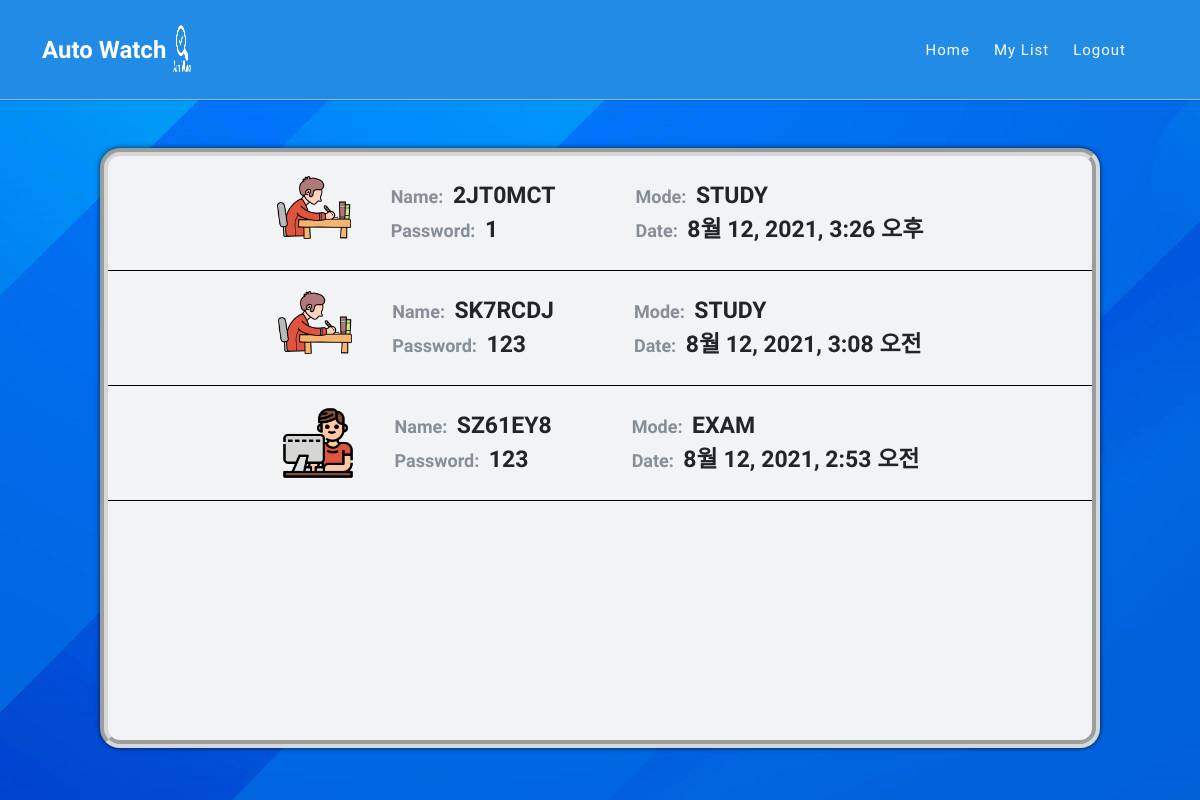
Page /main/list/room (signed in) on the earlier database version.
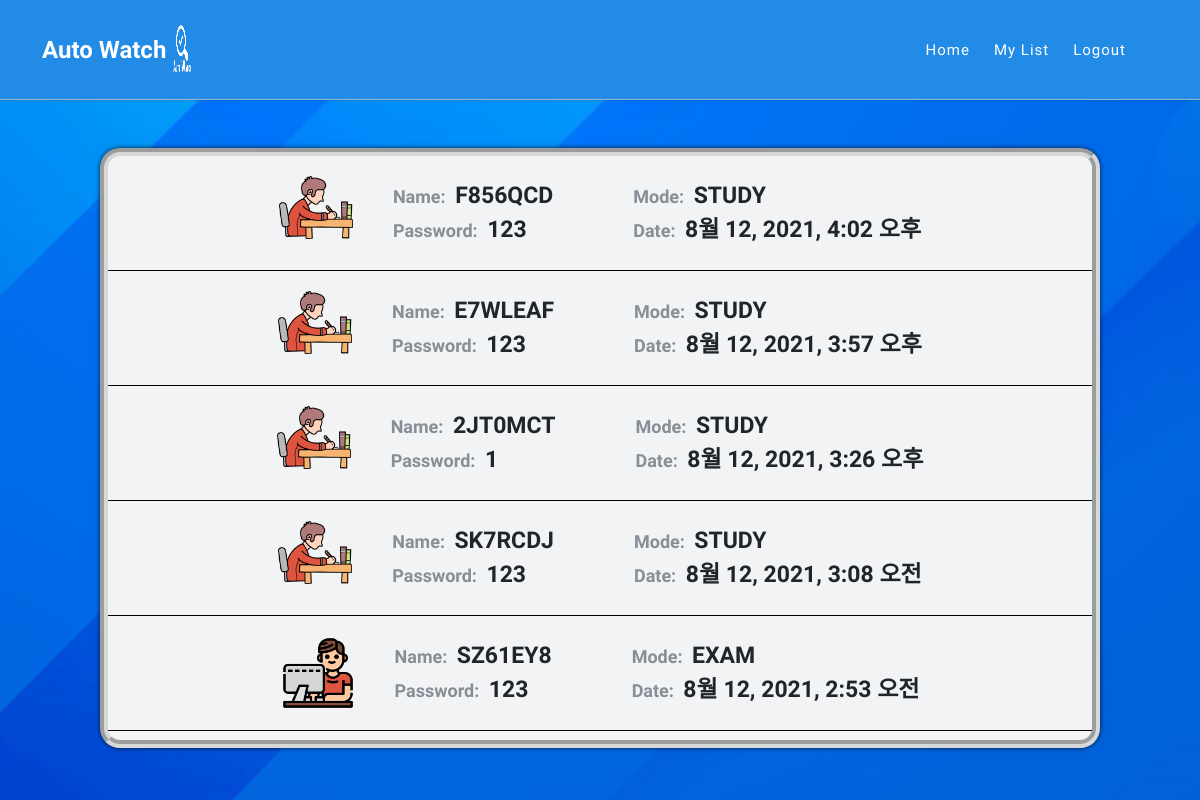
Same page on the later database version.
### main/models.py (models this page shows, shortened)
class Room(models.Model):
    room_name = models.CharField(max_length=128, verbose_name="방 이름")
    room_password = models.CharField(max_length=64, verbose_name="방 비밀번호")
    file = models.FileField(upload_to="room", verbose_name="파일", default="NULL")
    mode = models.CharField(max_length=64, verbose_name="모드", default="NULL")
    maker = models.EmailField(max_length=64, verbose_name="생성자", default="NULL")
    make_date = models.DateTimeField(auto_now_add=True, verbose_name='생성 날짜')
    member_list = models.CharField(max_length=64, verbose_name='회원명단리스트',default=None)
    class Meta:
        db_table = 'room'
        verbose_name = 'Room 명단'
        verbose_name_plural = 'Room 명단'

### main/views.py (the view)
# urls.py: path('list/room', RoomList.as_view()),
class RoomList(ListView):
    model = Room
    template_name = 'roomlist.html'
    def get_queryset(self):    # roomlist를 보여줄 queryset 특정
        QuerySet = Room.objects.filter(maker = self.request.session.get('user_email')).order_by('-make_date')
        return QuerySet

### main/templates/roomlist.html (shortened to what this page needs)
<!DOCTYPE html>
<html lang="ko" id="html">
<head>
    <link href="/static/vendor/bootstrap/css/bootstrap.min.css" rel="stylesheet">
    <link rel="stylesheet" href="/static/assets/css/fontawesome.css">
    <link rel="stylesheet" href="/static/assets/css/templatemo-seo-dream.css?after">
    <link rel="stylesheet" href="/static/assets/css/main.css">
    <link rel="stylesheet" href="/static/assets/css/makeroom.css">
    <link rel="stylesheet" href="/static/assets/css/enterroom.css?after">
    <link rel="stylesheet" href="/static/assets/css/list.css?after">
    <link rel="stylesheet" href="/static/assets/css/animated.css">
    <link rel="stylesheet" href="https://cdnjs.cloudflare.com/ajax/libs/animate.css/4.1.1/animate.min.css"/>
    <link rel="stylesheet" href="/static/assets/css/owl.css">
</head>
<body>
    <div class="animate__animated animate__fadeInDown animate__delay-0.8s">
      <header class="header-area">
        <div class="container">
          <div class="row">
            <div class="col-12">
                <nav class="main-nav">
                  <a href="/main" class="logo">
                    <h4>Auto Watch <img src="/static/assets/images/자동감시로고_-removebg-preview.png" alt="" class="auto_logo"></h4>
                  </a>
                  <ul class="nav">
                    <li class="scroll-to-section"><a href="/main">Home</a></li>
                    <li class="scroll-to-section"><a href="/main/list">My List</a></li>
                    <li class="scroll-to-section"><a href="/logout">Logout {{username}}</a></li>
                    <li class="scroll-to-section"></li>
                  </ul>
                </nav>
            </div>
          </div>
        </div>
      </header>
    </div>
    <div class="main">
      <div class="inner">
        <div class="list-wapper">
          {% if object_list %}
              {% for Room in object_list %}
                  {% if Room.mode == 'STUDY' %}
                      <div class="room-list">
                          <img src="/static/assets/images/studying.png" alt="">
                          <div class="over"><span class="list-sub-text">Name: </span><span class="list-main-text">{{Room.room_name}}</span><br><span class="list-sub-text">Password: </span><span class="list-main-text">{{Room.room_password}}</span></div>
                          <div class="under"><span class="list-sub-text">Mode: </span><span class="list-main-text">{{Room.mode}}</span><br><span class="list-sub-text">Date: </span><span class="list-main-text">{{Room.make_date}}</span></div>
                      </div>
                  {% elif Room.mode == 'EXAM' %}
                      <div class="room-list">
                          <img src="/static/assets/images/exam.png" alt="">
                          <div class="over"><span class="list-sub-text">Name: </span><span class="list-main-text">{{Room.room_name}}</span><br><span class="list-sub-text">Password: </span><span class="list-main-text">{{Room.room_password}}</span></div>
                          <div class="under"><span class="list-sub-text">Mode: </span><span class="list-main-text">{{Room.mode}}</span><br><span class="list-sub-text">Date: </span><span class="list-main-text">{{Room.make_date}}</span></div>
                      </div>
                  {%endif%}
              {% endfor%}
          {% else %}
              <div id="noroom" class="animate__animated animate__rubberBand animate__delay-0.8s">
                  <span>생성한 방이 없습니다!</span>
                  <img src="/static/assets/images/embarrassed.png" alt="">
              </div>
          {%endif%}
        </div>
      </div>
    </div>
</body>
</html>

### static/assets/css/templatemo-seo-dream.css (style rules this page uses)
* { margin: 0; padding: 0; border: 0; outline: 0; }
ul, li { padding: 0; margin: 0; list-style: none; }
header, nav, section, article, aside, footer, hgroup { display: block; }
* { box-sizing: border-box; }
html, body { font-family: 'fontawesome-webfont', sans-serif; font-weight: 400; background-color: #fff; -ms-text-size-adjust: 100%; -webkit-font-smoothing: antialiased; -moz-osx-font-smoothing: grayscale; }
a { text-decoration: none; }
html, body { background: #fff; font-family: 'Open Sans', sans-serif; }
.header-area { background-color: #228be6; border-bottom: 1px solid rgba(204,204,204, 0.7); box-shadow: 0 0 1px rgba(0,0,0, 0.7); position: absolute; top: 0px; left: 0px; right: 0px; z-index: 100; height: 100px; -webkit-transition: all .5s ease 0s; -moz-transition: all .5s ease 0s; -o-transition: all .5s ease 0s; transition: all .5s ease 0s; }
.header-area .main-nav { min-height: 80px; background: transparent; }
.header-area .main-nav .logo { float: left; -webkit-transition: all 0.3s ease 0s; -moz-transition: all 0.3s ease 0s; -o-transition: all 0.3s ease 0s; transition: all 0.3s ease 0s; }
.header-area .main-nav .logo h4 { font-size: 30px; font-weight: 800; text-transform: capitalize; color: #fff; line-height: 100px; float: left; width: 300px; -webkit-transition: all 0.3s ease 0s; -moz-transition: all 0.3s ease 0s; -o-transition: all 0.3s ease 0s; transition: all 0.3s ease 0s; }
.header-area .main-nav .logo h4 img { margin-top: 10px; width: 80px; height: 80px; }
.header-area .main-nav .nav { float: right; margin-top: 30px; margin-right: 0px; background-color: transparent; -webkit-transition: all 0.3s ease 0s; -moz-transition: all 0.3s ease 0s; -o-transition: all 0.3s ease 0s; transition: all 0.3s ease 0s; position: relative; z-index: 999; }
.header-area .main-nav .nav li { padding-left: 20px; padding-right: 20px; }
.header-area .main-nav .nav li:last-child { padding-right: 0px; padding-left: 40px; }
.header-area .main-nav .nav li a { display: block; font-weight: 500; font-size: 15px; color: #fff; text-transform: capitalize; -webkit-transition: all 0.3s ease 0s; -moz-transition: all 0.3s ease 0s; -o-transition: all 0.3s ease 0s; transition: all 0.3s ease 0s; height: 40px; line-height: 40px; border: transparent; letter-spacing: 1px; }
.header-area .nav { margin-top: 30px; }
@media (max-width: 1200px) { .header-area .main-nav .nav li { padding-left: 12px; padding-right: 12px; } }
@media (max-width: 1200px) { .header-area .main-nav:before { display: none; } }
@media (min-width: 767px) { .header-area .main-nav .nav { display: flex !important; } }
.auto_logo { width: 100px; height: 50px; }
@media (max-width: 1200px) { .header-area .main-nav .logo h4 { font-size: 24px; } }
@media (max-width: 1200px) { .header-area .main-nav .logo h4 img { max-width: 25px; margin-left: 0px; } }
@media (max-width: 1200px) { .header-area .main-nav .nav li:last-child { padding-left: 20px; } }

### static/assets/css/main.css (style rules this page uses)
html,body { width: 100%; height: 100%; overflow: hidden; background-color: rgba(0,0,0, 0.7); }
.header-area .main-nav img { margin-top: 20px; }
.main { background-image: url(../images/main-back.jpg); background-repeat: no-repeat; width: 100%; height: 100%; display: flex; justify-content: center; align-items: center; }
.inner { margin-top: 6rem; width: 1000px; height: 600px; background-color: #f1f3f5; border-radius: 20px; border: 8px rgba(204,204,204, 0.7); border-style: groove; box-shadow: 0 0 5px rgba(0,0,0, 0.7); }

### static/assets/css/list.css (style rules this page uses)
.list-wapper { overflow: scroll; width: 100%; height: 100%; }
.room-list { border-bottom: 1px solid black; display: flex; justify-content: center; align-items: center; padding: 20px; }
.room-list img { width: 74px; height: 74px; }
.list-sub-text { font-size: large; color: #868e96; font-weight: 700; margin-left: 30px; }
.list-main-text { font-size: 23px; color: #212529; font-weight: 650; margin-left: 5px; }
.over { margin-left: 10px; }
.under { margin-left: 50px; }

Differences in the rows shown:
added Room: room_name "F856QCD", room_password "123", mode "STUDY", make_date "8월 12, 2021, 4:02 오후"
added Room: room_name "E7WLEAF", room_password "123", mode "STUDY", make_date "8월 12, 2021, 3:57 오후"
